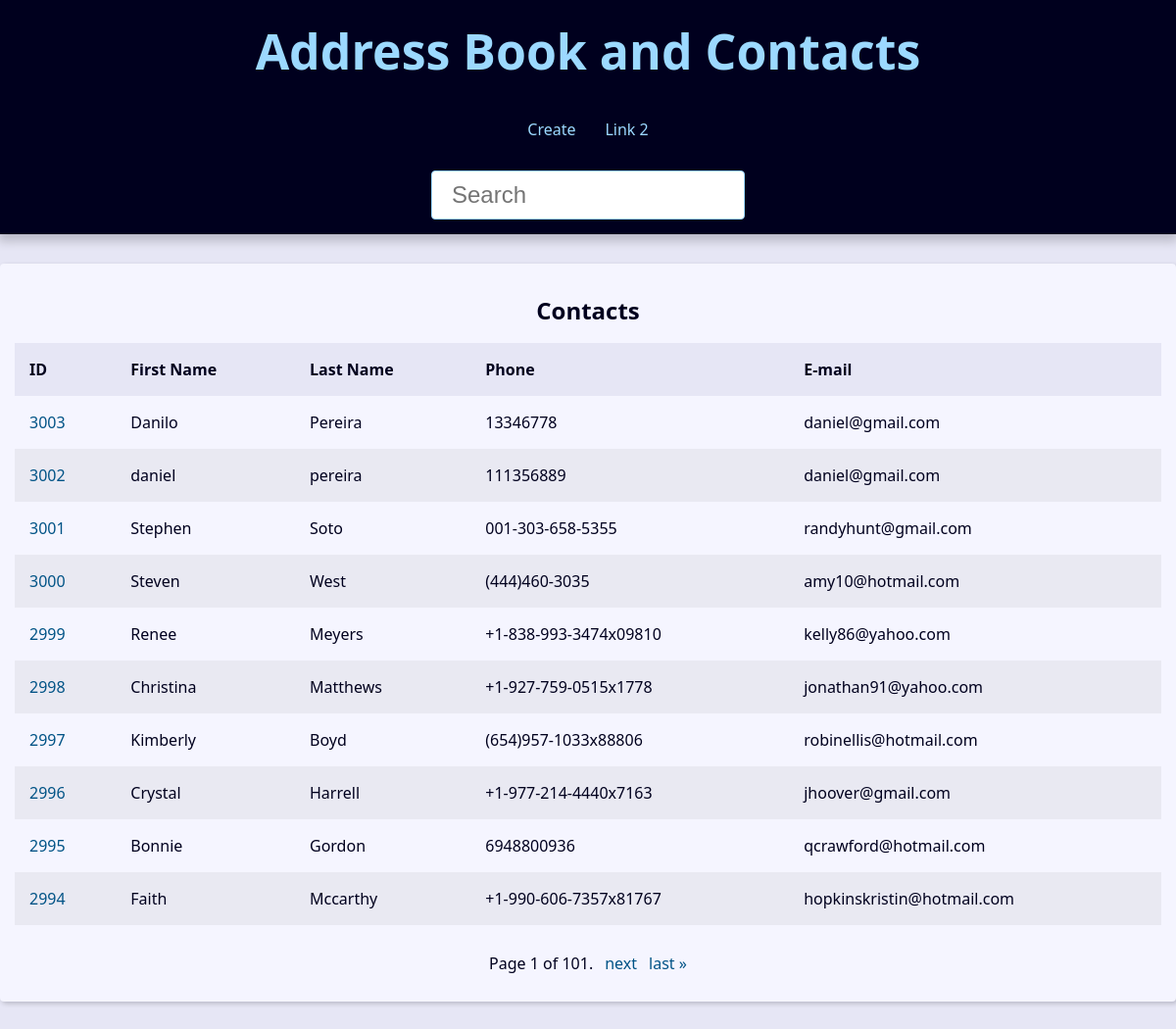
Before: / with the older database file.
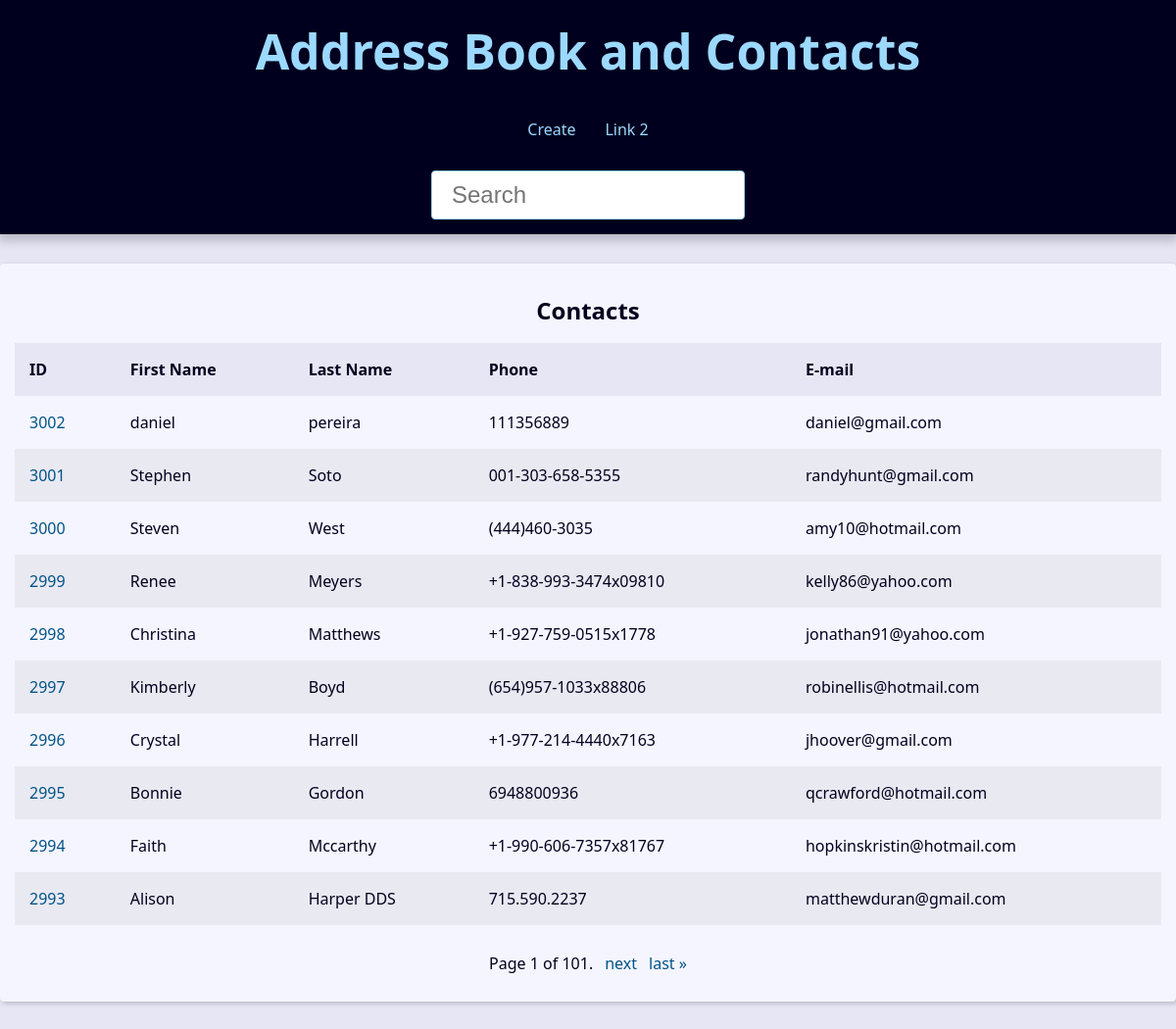
After: the same page with the newer database file.
### contact/models.py (models this page shows, shortened)
class Contact(models.Model):
    first_name = models.CharField(max_length=50)
    last_name = models.CharField(max_length=50, blank=True)
    phone = models.CharField(max_length=50)
    email = models.EmailField(max_length=254, blank=True)
    created_date = models.DateTimeField(default=timezone.now)
    description = models.TextField(blank=True)
    show = models.BooleanField(default=True)
    picture = models.ImageField(blank=True, upload_to='pictures/%Y/%m/')
    category = models.ForeignKey(
        Category,
        on_delete=models.SET_NULL,
        blank=True, null=True
    )
    owner = models.ForeignKey(
        User,
        on_delete=models.SET_NULL,
        blank=True, null=True
    )

### contact/views/contact_views.py (the view)
# urls.py: path('', views.index, name='index'),
def index(request):
    contacts = Contact.objects \
        .filter(show=True)\
        .order_by('-id')
    paginator = Paginator(contacts, 10)
    page_number = request.GET.get("page")
    page_obj = paginator.get_page(page_number)
    context = {
        'page_obj': page_obj,
    }
    return render(
        request,
        'contact/index.html',
        context
    )

### contact/templates/contact/index.html
{% extends 'global/base.html' %}
{% block content %}
  {% if page_obj %}
    <div class="responsive-table">
      <table class="contacts-table">
        <caption class="table-caption ">
          Contacts
        </caption>
        <thead>
          <tr class="table-row table-row-header">
            <th class="table-header">ID</th>
            <th class="table-header">First Name</th>
            <th class="table-header">Last Name</th>
            <th class="table-header">Phone</th>
            <th class="table-header">E-mail</th>
          </tr>
        </thead>
        <tbody>
          {% for contact in page_obj %}
            <tr class="table-row">
              <td class="table-cel">
                <a
                  class="table-link"
                  href="{% url 'contact:contact' contact.id %}"
                >
                  {{ contact.id }}
                </a>
              </td>
              <td class="table-cel">
                {{ contact.first_name }}
              </td>
              <td class="table-cel">
                {{ contact.last_name }}
              </td>
              <td class="table-cel">
                {{ contact.phone }}
              </td>
              <td class="table-cel">
                {{ contact.email }}
              </td>
            </tr>
          {% endfor %}
        </tbody>
      </table>
    </div>
  {% else %}
    <div class="single-contact">
      <h1 class="single-contact-name">
        No contacts found.
      </h1>
    </div>
  {% endif %}
{% endblock content %}

### base_templates/global/base.html (shortened to what this page needs)
{% load static %}<!DOCTYPE html>
<html lang="en">
<head>
  <link rel="stylesheet" href="{% static 'global/css/style.css' %}">
</head>
<body>
  <header class="header">
    <h1 class="header-heading">
      <a href="{% url 'contact:index' %}" class="header-link">
        Address Book and Contacts
      </a>
    </h1>
    <nav class="menu">
      <ul class="menu-list">
        <li class="menu-item">
          <a href="{% url 'contact:create' %}" class="menu-link">
            Create
          </a>
        </li>
        <li class="menu-item">
          <a href="" class="menu-link">
            Link 2
          </a>
        </li>
      </ul>
    </nav>
    <div class="search">
      <form
        action="{% url 'contact:search' %}"
        method="GET"
      >
        <input
          type="search"
          class="search-input"
          placeholder="Search"
          id="search"
          name="q"
          value="{{ request.GET.q.strip }}"
        >
      </form>
    </div>
  </header>
  <main class="content">
    {% block content %}{% endblock content %}
    {% include 'global/partials/_pagination.html' %}
  </main>
</body>
</html>

### base_templates/global/partials/_pagination.html (shortened to what this page needs)
{% if page_obj %}
  <div class="pagination">
    <span class="step-links">
        <span class="current">
            Page {{ page_obj.number }} of {{ page_obj.paginator.num_pages }}.
        </span>
        {% if page_obj.has_next %}
            <a href="?page={{ page_obj.next_page_number }}&q={{ request.GET.q.strip }}">next</a>
            <a href="?page={{ page_obj.paginator.num_pages }}&q={{ request.GET.q.strip }}">last &raquo;</a>
        {% endif %}
    </span>
  </div>
{% endif %}

### base_static/global/css/style.css (style rules this page uses)
:root { --spacing: 1.5rem; --link-dark-color: rgb(0, 83, 134); --link-light-color: rgb(156, 217, 255); --clr-white: rgb(245, 245, 255); --clr-black: rgb(0, 0, 30); --clr-light-gray: rgb(230, 230, 245); --clr-dark-shadow-5: rgba(0, 0, 10, 5%); --clr-dark-shadow-10: rgba(0, 0, 10, 10%); --clr-dark-shadow-20: rgba(0, 0, 10, 20%); --clr-light-shadow-5: rgba(200, 200, 255, 5%); --clr-light-shadow-10: rgba(200, 200, 255, 10%); --clr-light-shadow-20: rgba(200, 200, 255, 20%); --main-page-width: 120rem; --table-min-width: 60rem; --biggest-font-size: 5rem; --bigger-font-size: 4rem; --big-font-size: 3.2rem; --medium-font-size: 2.4rem; --small-font-size: 1.6rem; --smaller-font-size: 1.4rem; --smallest-font-size: 1.2rem; --transition-fast: 300ms; --transition-medium: 600ms; --transition-slow: 1s; --default-border-radius: 4px; }
*, *::before, *::after { margin: 0; padding: 0; box-sizing: border-box; }
html { font-size: 62.5%; }
body { font-family: system-ui, -apple-system, BlinkMacSystemFont, 'Segoe UI', Roboto, Oxygen, Ubuntu, Cantarell, 'Open Sans', 'Helvetica Neue', sans-serif; line-height: 1.5; font-size: var(--small-font-size); color: var(--clr-black); -webkit-font-smoothing: antialiased; background: var(--clr-light-gray); }
.header { background: var(--clr-black); padding: var(--spacing); box-shadow: 0 5px 10px 2px var(--clr-dark-shadow-20); z-index: 1; position: relative; }
.header-heading { font-size: var(--biggest-font-size); text-align: center; }
.header-link { color: var(--link-light-color); text-decoration: none; transition: filter var(--transition-fast) ease-in-out; }
.menu { margin: var(--spacing); }
.menu-list { list-style: none; display: flex; justify-content: center; flex-flow: row wrap; }
.menu-link { display: block; padding: var(--spacing); color: var(--link-light-color); text-decoration: none; transition: background-color var(--transition-fast) ease-in-out; border-radius: var(--default-border-radius); }
.content { max-width: var(--main-page-width); margin: calc(var(--spacing) * 2) auto; padding: var(--spacing); background: var(--clr-white); box-shadow: 2px 2px 5px var(--clr-dark-shadow-20); border-radius: var(--default-border-radius); }
.responsive-table { width: 100%; overflow-x: auto; }
.contacts-table { width: 100%; min-width: var(--table-min-width); border-collapse: collapse; }
.table-caption { font-size: var(--medium-font-size); font-weight: bold; padding: var(--spacing); }
.table-row { text-align: left; text-overflow: ellipsis; transition: background-color var(--transition-fast) ease-in-out; }
.table-row:nth-of-type(2n) { background: var(--clr-dark-shadow-5); }
.table-row-header { background: var(--clr-light-gray); color: var(--clr-black); }
.table-cel, .table-header { padding: var(--spacing); }
.table-link { color: var(--link-dark-color); transition: color var(--transition-fast) ease-in-out; text-decoration: none; }
.pagination { margin-top: var(--spacing); display: flex; justify-content: center; padding: calc(var(--spacing) * 0.8); font-size: var(--small-font-size); }
.pagination .step-links { display: flex; gap: calc(var(--spacing) * 0.8); }
.pagination .step-links a { color: var(--link-dark-color); transition: color var(--transition-fast) ease-in-out; text-decoration: none; display: block; }
.search { display: flex; justify-content: center; }
.search-input { font-size: var(--medium-font-size); padding: 1rem 2rem; width: 100%; max-width: 32rem; border-radius: var(--default-border-radius); border: 1px solid var(--link-light-color); }

Changed rows visible on the page:
removed Contact: id "3003", first_name "Danilo", last_name "Pereira", phone "13346778", email "daniel@gmail.com"
now on this page (row unchanged): Contact: id "2993", first_name "Alison", last_name "Harper DDS", phone "715.590.2237", email "matthewduran@gmail.com"
